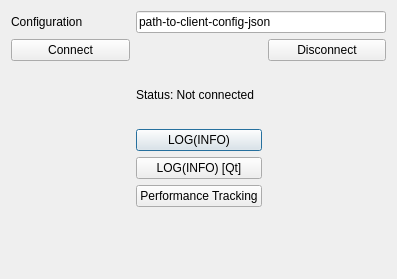
<?xml version="1.0" encoding="UTF-8"?>
<ui version="4.0">
 <class>LogBox</class>
 <widget class="QDialog" name="LogBox">
  <property name="geometry">
   <rect>
    <x>0</x>
    <y>0</y>
    <width>397</width>
    <height>279</height>
   </rect>
  </property>
  <property name="windowTitle">
   <string>LogBox</string>
  </property>
  <layout class="QGridLayout" name="gridLayout">
   <item row="3" column="1">
    <widget class="QPushButton" name="pushButton">
     <property name="text">
      <string>LOG(INFO)</string>
     </property>
    </widget>
   </item>
   <item row="4" column="1">
    <widget class="QPushButton" name="pushButton_5">
     <property name="text">
      <string>LOG(INFO) [Qt]</string>
     </property>
    </widget>
   </item>
   <item row="6" column="0" colspan="3">
    <widget class="QLabel" name="lblVersion">
     <property name="text">
      <string/>
     </property>
    </widget>
   </item>
   <item row="1" column="0">
    <widget class="QPushButton" name="pushButton_3">
     <property name="text">
      <string>Connect</string>
     </property>
    </widget>
   </item>
   <item row="1" column="2">
    <widget class="QPushButton" name="pushButton_4">
     <property name="text">
      <string>Disconnect</string>
     </property>
    </widget>
   </item>
   <item row="5" column="1">
    <widget class="QPushButton" name="pushButton_2">
     <property name="text">
      <string>Performance Tracking</string>
     </property>
    </widget>
   </item>
   <item row="0" column="1" colspan="2">
    <widget class="QLineEdit" name="lineEdit">
     <property name="text">
      <string>path-to-client-config-json</string>
     </property>
    </widget>
   </item>
   <item row="0" column="0">
    <widget class="QLabel" name="label_2">
     <property name="text">
      <string>Configuration</string>
     </property>
    </widget>
   </item>
   <item row="2" column="1">
    <widget class="QLabel" name="label">
     <property name="text">
      <string>Status: Not connected</string>
     </property>
    </widget>
   </item>
  </layout>
 </widget>
 <layoutdefault spacing="6" margin="11"/>
 <tabstops>
  <tabstop>pushButton_3</tabstop>
  <tabstop>pushButton_4</tabstop>
  <tabstop>pushButton</tabstop>
  <tabstop>pushButton_5</tabstop>
  <tabstop>pushButton_2</tabstop>
 </tabstops>
 <resources/>
 <connections/>
</ui>
